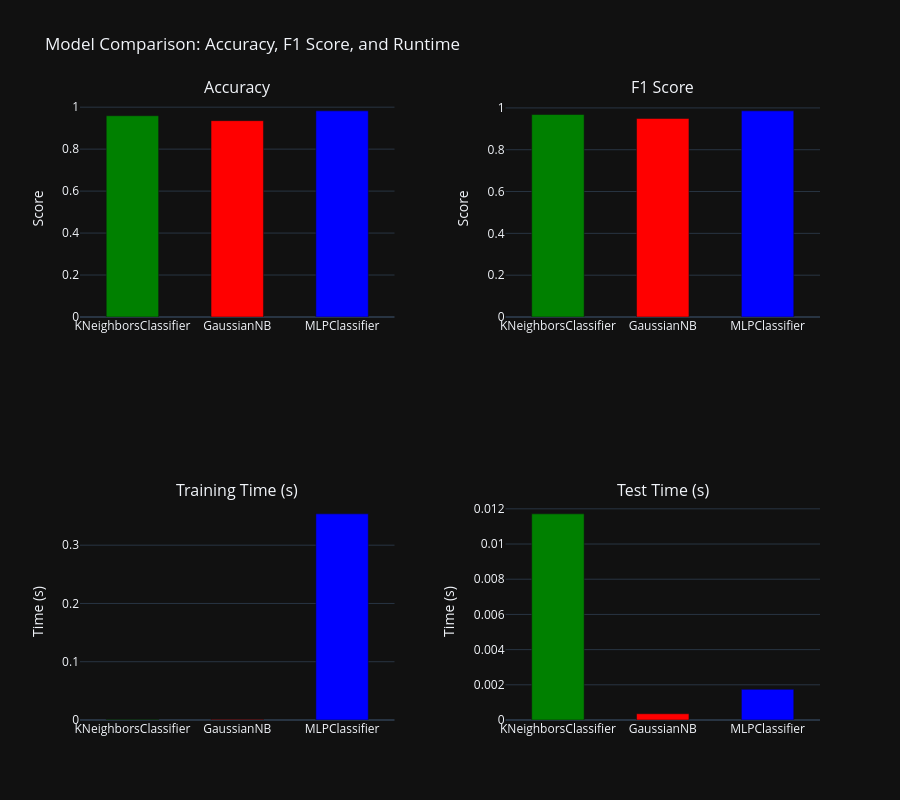

This figure's notebook cell:
### Markdown cell above
## 6. Ejercicios Adicionales

Para solidificar tu comprensión, aquí tienes 10 ejercicios para explorar por tu cuenta.

1.  **Cambiar el Dataset:** Carga el dataset `load_breast_cancer` de `sklearn.datasets`. Es un problema de clasificación binaria. Repite el análisis completo (EDA, preprocesamiento, modelado y comparación) para este nuevo dataset. ¿Qué modelo funciona mejor aquí?

2. **Arquitectura del MLP:** Experimenta con diferentes arquitecturas para el `MLPClassifier`. Prueba con más capas ocultas (ej. `hidden_layer_sizes=(100, 50,)`) o con diferente número de neuronas por capa. ¿Puedes mejorar la precisión obtenida?

3. **Métricas de Distancia en k-NN:** El `KNeighborsClassifier` tiene un parámetro `metric`. Por defecto es `'minkowski'` (que con p=2 es la distancia Euclidiana). Prueba a cambiarlo a `'manhattan'` (Distancia de Manhattan). ¿Cambia el rendimiento del modelo?

4. **Robustez del `train_test_split`:** Cambia el valor de `random_state` en la función `train_test_split`. Repite el entrenamiento y evaluación de los tres modelos. ¿Son los resultados de precisión exactamente los mismos? ¿Qué nos dice esto sobre la evaluación de modelos?

5. **Comparar con Regresión Logística:** Como un modelo de base adicional, importa `LogisticRegression` de `sklearn.linear_model`. Entrénalo y evalúalo en el dataset Wine. ¿Cómo se compara su rendimiento con los tres modelos de esta clase?

### Code cell
### EJERCICIO 1
'''
1.  **Cambiar el Dataset:** Carga el dataset `load_breast_cancer` de `sklearn.datasets`. Es un problema de clasificación binaria. Repite el análisis completo (EDA, preprocesamiento, modelado y comparación) para este nuevo dataset. ¿Qué modelo funciona mejor aquí?
'''
import pandas as pd

import time

from sklearn.datasets import load_breast_cancer
from sklearn.model_selection import train_test_split
from sklearn.preprocessing import StandardScaler
from sklearn.neighbors import KNeighborsClassifier
from sklearn.naive_bayes import GaussianNB
from sklearn.neural_network import MLPClassifier
from sklearn.metrics import accuracy_score, confusion_matrix, f1_score
import plotly.graph_objects as go
from plotly.subplots import make_subplots


data = load_breast_cancer(as_frame=True)
df = data.frame
X = df[data.feature_names]
y = df['target']

X_train, X_test, y_train, y_test = train_test_split(X, y, test_size=0.3, random_state=42, stratify=y)
scaler = StandardScaler()
X_train_scaled = scaler.fit_transform(X_train)
X_test_scaled = scaler.transform(X_test)

# evaluacion modelos
knn = KNeighborsClassifier(n_neighbors=5)
gaussian_nb = GaussianNB()
mlp = MLPClassifier(hidden_layer_sizes=(100,), max_iter=1000, random_state=42)
outputs = []
for model in [knn,gaussian_nb,mlp]:
  time_train_start = time.time()
  model.fit(X_train_scaled, y_train)
  time_train_end = time.time() - time_train_start
  time_test_start = time.time()
  y_pred = model.predict(X_test_scaled)
  time_test_end = time.time() - time_test_start
  outputs.append(
      {
       'algorithm': model.__class__.__name__,
       'time_taken_training': time_train_end,
       'time_taken_test': time_test_end,
       'accuracy': accuracy_score(y_test, y_pred),
       'confusion_matrix': confusion_matrix(y_test, y_pred),
       'f1_score': f1_score(y_test, y_pred)
       }
  )


for output in outputs:
  print(f'confusion matrix for algorithm {output["algorithm"]}: {output["confusion_matrix"]}')

df = pd.DataFrame(outputs)

metrics = ['accuracy', 'f1_score', 'time_taken_training', 'time_taken_test']
metric_labels = {
    'accuracy': 'Accuracy',
    'f1_score': 'F1 Score',
    'time_taken_training': 'Training Time (s)',
    'time_taken_test': 'Test Time (s)'
}

fig = make_subplots(
    rows=2, cols=2,
    subplot_titles=[metric_labels[m] for m in metrics],
    horizontal_spacing=0.15,
    vertical_spacing=0.3
)


colors = { "KNeighborsClassifier": "green", "GaussianNB": "red", "MLPClassifier": "blue"}
bar_colors = [colors[color] for color in colors]
for i, metric in enumerate(metrics):
    row = i // 2 + 1
    col = i % 2 + 1
    fig.add_trace(
        go.Bar(
            x=df['algorithm'],
            y=df[metric],
            name=metric_labels[metric],
            marker_color=bar_colors),
        row=row, col=col
    )

fig.update_layout(
    bargap=0.5,
    height=800,
    width=900,
    title_text="Model Comparison: Accuracy, F1 Score, and Runtime",
    showlegend=False,
    template="plotly_dark"
)

fig.update_yaxes(title_text="Score", row=1, col=1, )
fig.update_yaxes(title_text="Score", row=1, col=2)
fig.update_yaxes(title_text="Time (s)", row=2, col=1)
fig.update_yaxes(title_text="Time (s)", row=2, col=2)

fig.show()

### Figure 1 — Plotly figure (JSON) as saved in the notebook; plotly's stock layout.template omitted (floating-point values rounded to 4 significant figures)
{"data": [{"marker": {"color": ["green", "red", "blue"]}, "name": "Accuracy", "x": ["KNeighborsClassifier", "GaussianNB", "MLPClassifier"], "y": [0.9591, 0.9357, 0.9825], "type": "bar", "xaxis": "x", "yaxis": "y"}, {"marker": {"color": ["green", "red", "blue"]}, "name": "F1 Score", "x": ["KNeighborsClassifier", "GaussianNB", "MLPClassifier"], "y": [0.9683, 0.9493, 0.9859], "type": "bar", "xaxis": "x2", "yaxis": "y2"}, {"marker": {"color": ["green", "red", "blue"]}, "name": "Training Time (s)", "x": ["KNeighborsClassifier", "GaussianNB", "MLPClassifier"], "y": [0.000891, 0.001063, 0.3538], "type": "bar", "xaxis": "x3", "yaxis": "y3"}, {"marker": {"color": ["green", "red", "blue"]}, "name": "Test Time (s)", "x": ["KNeighborsClassifier", "GaussianNB", "MLPClassifier"], "y": [0.01171, 0.0003538, 0.001743], "type": "bar", "xaxis": "x4", "yaxis": "y4"}], "layout": {"xaxis": {"anchor": "y", "domain": [0.0, 0.425]}, "yaxis": {"anchor": "x", "domain": [0.65, 1.0], "title": {"text": "Score"}}, "xaxis2": {"anchor": "y2", "domain": [0.575, 1.0]}, "yaxis2": {"anchor": "x2", "domain": [0.65, 1.0], "title": {"text": "Score"}}, "xaxis3": {"anchor": "y3", "domain": [0.0, 0.425]}, "yaxis3": {"anchor": "x3", "domain": [0.0, 0.35], "title": {"text": "Time (s)"}}, "xaxis4": {"anchor": "y4", "domain": [0.575, 1.0]}, "yaxis4": {"anchor": "x4", "domain": [0.0, 0.35], "title": {"text": "Time (s)"}}, "annotations": [{"font": {"size": 16}, "showarrow": false, "text": "Accuracy", "x": 0.2125, "xanchor": "center", "xref": "paper", "y": 1.0, "yanchor": "bottom", "yref": "paper"}, {"font": {"size": 16}, "showarrow": false, "text": "F1 Score", "x": 0.7875, "xanchor": "center", "xref": "paper", "y": 1.0, "yanchor": "bottom", "yref": "paper"}, {"font": {"size": 16}, "showarrow": false, "text": "Training Time (s)", "x": 0.2125, "xanchor": "center", "xref": "paper", "y": 0.35, "yanchor": "bottom", "yref": "paper"}, {"font": {"size": 16}, "showarrow": false, "text": "Test Time (s)", "x": 0.7875, "xanchor": "center", "xref": "paper", "y": 0.35, "yanchor": "bottom", "yref": "paper"}], "title": {"text": "Model Comparison: Accuracy, F1 Score, and Runtime"}, "bargap": 0.5, "height": 800, "width": 900, "showlegend": false}}
